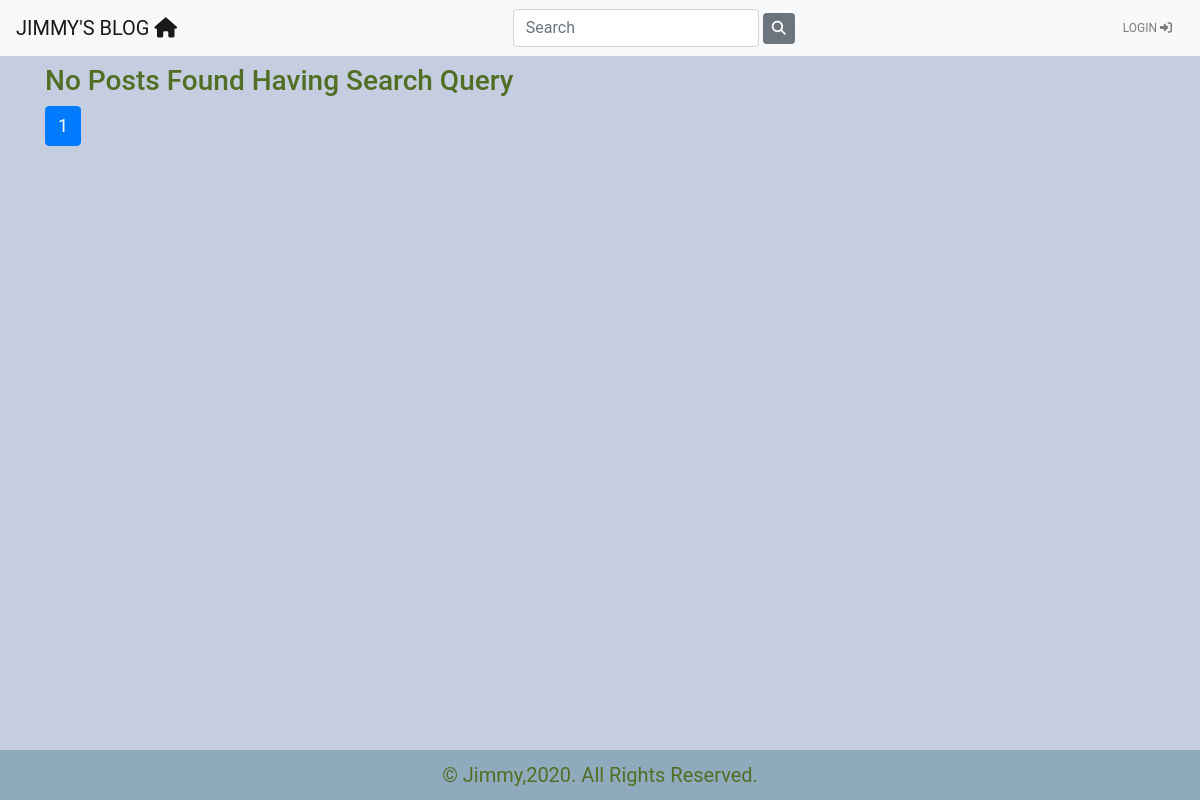
The app's page /, older data.
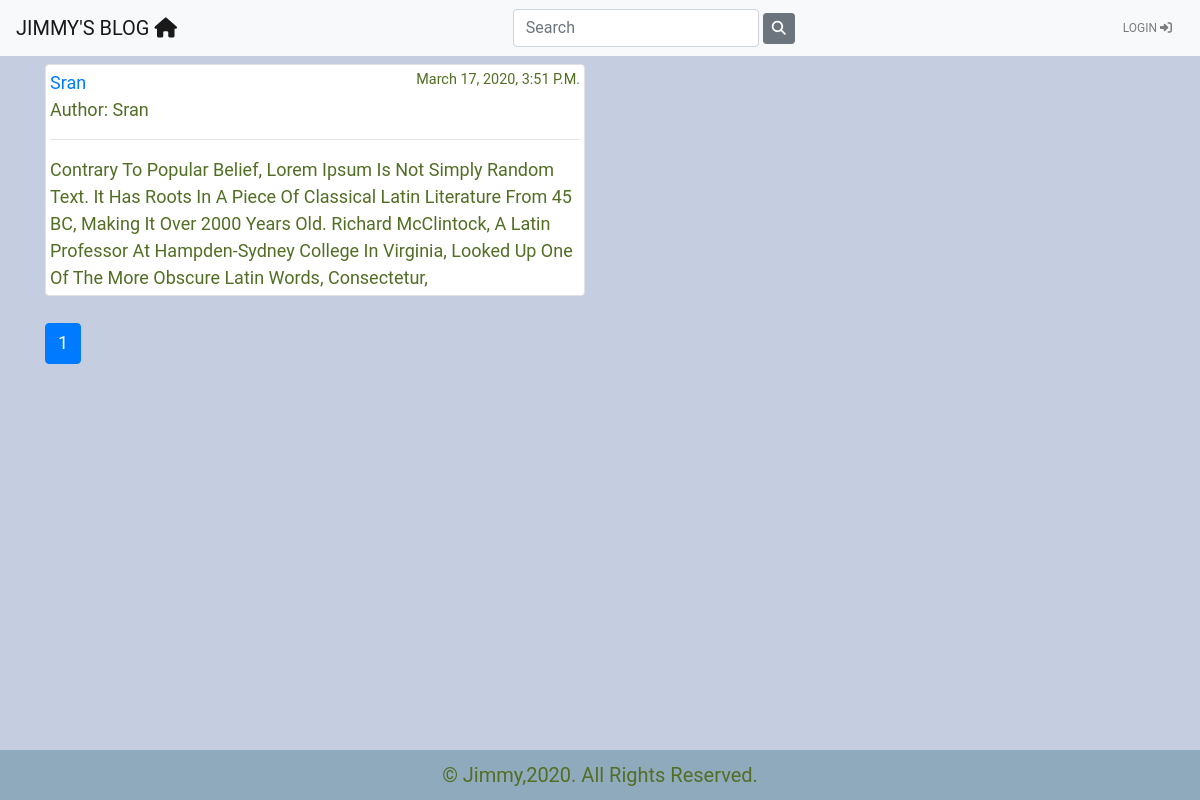
The same page, newer data.
### blog/models.py (models this page shows, shortened)
class Post(models.Model):
    objects = models.Manager()      #Our default Manager
    published = PublishedManager()  #Our Custom Model Manager
    STATUS_CHOICES = (
        ('draft','Draft'),
        ('published','Published'),
    )
    title               =       models.CharField(max_length=100)
    slug                =       models.SlugField(max_length=120)
    author              =       models.ForeignKey(User, on_delete=models.CASCADE, related_name='blog_posts')
    body                =       models.TextField()
    likes               =       models.ManyToManyField(User, related_name='likes', blank=True)
    created             =       models.DateTimeField(auto_now_add=True)
    updated             =       models.DateTimeField(auto_now=True)
    status              =       models.CharField(max_length=10, choices=STATUS_CHOICES, default='draft')
    restrict_comment    =       models.BooleanField(default=False)
    favorite           =       models.ManyToManyField(User, related_name='favorite', blank=True)
    class Meta:
        ordering = ['-id']
    def get_absolute_url(self):
        return reverse("blog:post_detail", args=[self.id, self.slug])

### blog/views.py (the view)
# urls.py: path('', views.post_list, name="post_list"),
def post_list(request):
    post_list = Post.published.all()
    query = request.GET.get('q')
    if query:
        post_list = Post.published.filter(
        Q(title__contains = query)|
        Q(author__username = query)|
        Q(body__contains = query)
        )
    paginator = Paginator(post_list, 4)
    page = request.GET.get('page')
    try:
        posts = paginator.page(page)
    except PageNotAnInteger:
        posts = paginator.page(1)
    except EmptyPage:
        posts = paginator.page(paginator.num_pages)
    if page is None:
        start_index = 0
        end_index = 7
    else:
        (start_index, end_index) = proper_pagination(posts, index=4)
    page_range = list(paginator.page_range)[start_index:end_index]
    context = {
        'posts': posts,
        'page_range': page_range,
    }
    return render(request, 'blog/post_list.html', context)

### blog/models.py (called while the page is built)
    def get_queryset(self):
        return super(PublishedManager, self).get_queryset().filter(status="published")

### templates/blog/post_list.html (shortened to what this page needs)
{% extends 'blog/base.html' %}
{% block content %}
<div class="row">
  {% for p in posts %}
  <div class="col-md-6">
    <div class="img-thumbnail">
      <a href="{{ p.get_absolute_url }}">{{ p.title }}</a><small style="float:right">{{ p.created }}</small><br>
      Author: {{ p.author }}<br><hr>
      {{ p.body }}
    </div>
    <br>
  </div>
  {% empty %}
  <div class="container-fluid">
    <h3>No Posts Found having search query {{ request.GET.q }}</h3>
  </div>
  {% endfor %}
</div>
<ul class="pagination">
  {% for p in page_range %}
  {% if posts.number == p %}
  <li class="page-item active">
    <a href="?page={{ p }}" class="page-link">{{ p }}</a>
  </li>
  {% else %}
  <li class="page-item">
    <a href="?page={{ p }}" class="page-link">{{ p }}</a>
  </li>
  {% endif %}
  {% endfor %}
</ul>
{% endblock %}

Row changes from the older to the newer data that the page shows:
added Post: title "Sran", created "March 17, 2020, 3:51 P.m.", author "Sran", body "Contrary To Popular Belief, Lorem Ipsum Is Not Simply Random Text. It Has Roots In A Piece Of Classical Latin Literature From 45 BC, Making It Over 2000 Years Old. Richard McClintock, A Latin Professor At Hampden-Sydney College In Virginia, Looked Up One Of The More Obscure Latin Words, Consectetur,"
Text that changed along with them:
text no longer shown: "No Posts Found Having Search Query"
